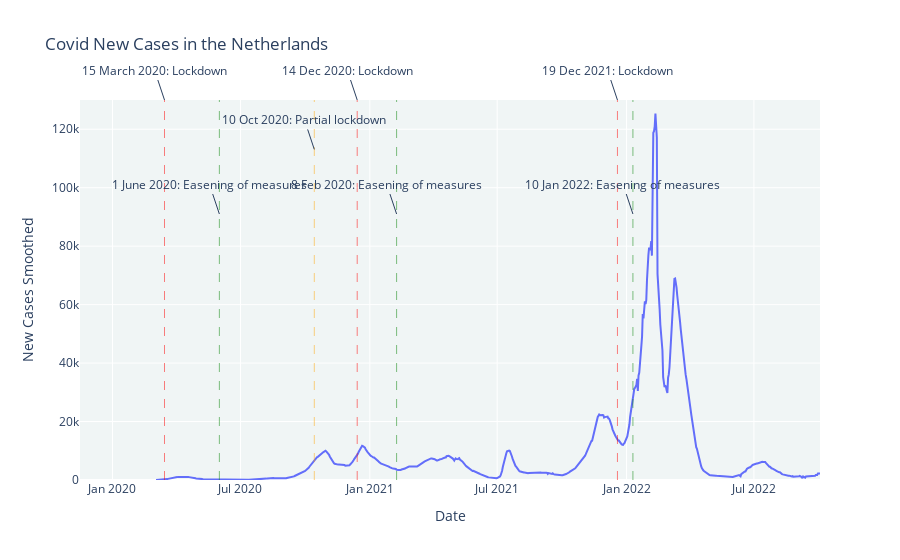

Notebook cell for this chart:
### Code cell


### Figure 1 — Plotly figure (JSON) as saved in the notebook; plotly's stock layout.template omitted (floating-point values rounded to 4 significant figures; data arrays with more than 128 entries replaced by an {"elided": "..."} marker saying what was removed)
{"data": [{"hovertemplate": "<b>%{hovertext}</b><br><br>date=%{x}<br>new_cases_smoothed=%{y}<extra></extra>", "hovertext": {"elided": "945 float values"}, "ids": {"elided": "945 float values"}, "legendgroup": "", "line": {"color": "#636efa", "dash": "solid"}, "marker": {"symbol": "circle"}, "mode": "lines", "name": "", "orientation": "v", "showlegend": false, "type": "scatter", "x": {"elided": "945 str values"}, "xaxis": "x", "y": {"elided": "945 float values"}, "yaxis": "y"}], "layout": {"annotations": [{"text": "15 March 2020: Lockdown", "x": "2020-03-15", "y": 1, "yref": "paper"}, {"text": "1 June 2020: Easening of measures", "x": "2020-06-01", "y": 0.7, "yref": "paper"}, {"text": "10 Oct 2020: Partial lockdown", "x": "2020-10-14", "y": 0.87, "yref": "paper"}, {"text": "14 Dec 2020: Lockdown", "x": "2020-12-14", "y": 1, "yref": "paper"}, {"text": "8 Feb 2020: Easening of measures", "x": "2021-02-08", "y": 0.7, "yref": "paper"}, {"text": "19 Dec 2021: Lockdown", "x": "2021-12-19", "y": 1, "yref": "paper"}, {"text": "10 Jan 2022: Easening of measures", "x": "2022-01-10", "y": 0.7, "yref": "paper"}], "legend": {"tracegroupgap": 0}, "plot_bgcolor": "#f0f5f5", "shapes": [{"line": {"color": "red", "dash": "dash", "width": 0.5}, "name": "Lockdown", "type": "line", "x0": "2020-03-15", "x1": "2020-03-15", "xref": "x", "y0": 0, "y1": 1, "yref": "y domain"}, {"line": {"color": "green", "dash": "dash", "width": 0.5}, "name": "Easening of measures", "type": "line", "x0": "2020-06-01", "x1": "2020-06-01", "xref": "x", "y0": 0, "y1": 1, "yref": "y domain"}, {"line": {"color": "orange", "dash": "dash", "width": 0.5}, "name": "Partial lockdown", "type": "line", "x0": "2020-10-14", "x1": "2020-10-14", "xref": "x", "y0": 0, "y1": 1, "yref": "y domain"}, {"line": {"color": "red", "dash": "dash", "width": 0.5}, "type": "line", "x0": "2020-12-14", "x1": "2020-12-14", "xref": "x", "y0": 0, "y1": 1, "yref": "y domain"}, {"line": {"color": "green", "dash": "dash", "width": 0.5}, "type": "line", "x0": "2021-02-08", "x1": "2021-02-08", "xref": "x", "y0": 0, "y1": 1, "yref": "y domain"}, {"line": {"color": "red", "dash": "dash", "width": 0.5}, "type": "line", "x0": "2021-12-19", "x1": "2021-12-19", "xref": "x", "y0": 0, "y1": 1, "yref": "y domain"}, {"line": {"color": "green", "dash": "dash", "width": 0.5}, "type": "line", "x0": "2022-01-10", "x1": "2022-01-10", "xref": "x", "y0": 0, "y1": 1, "yref": "y domain"}], "title": {"text": "Covid New Cases in the Netherlands"}, "xaxis": {"anchor": "y", "domain": [0, 1], "title": {"text": "Date"}}, "yaxis": {"anchor": "x", "domain": [0, 1], "range": [0, 130000], "title": {"text": "New Cases Smoothed"}}}}
